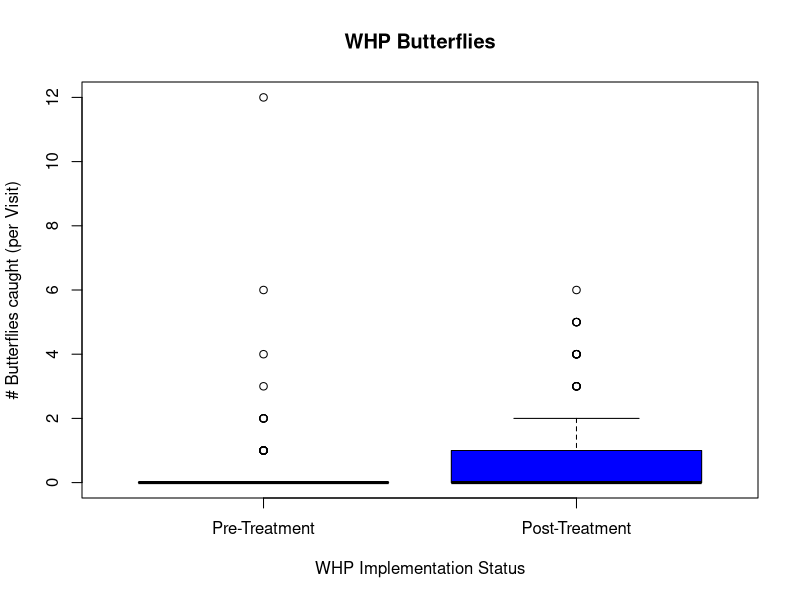
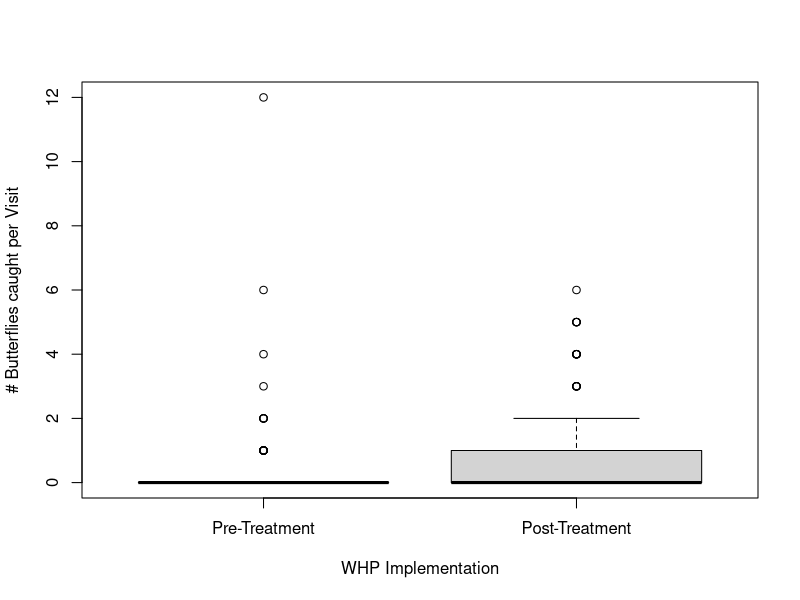
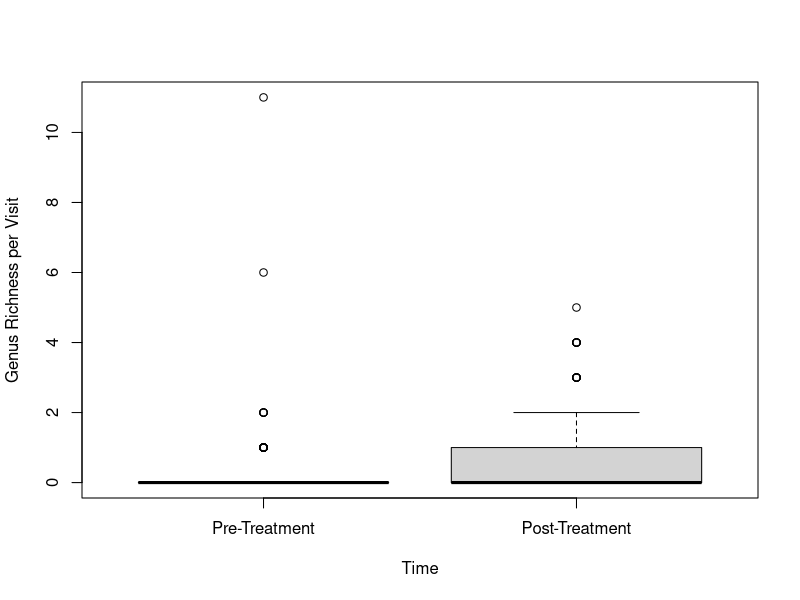

Source code (R) for these figures, in order: (Note: this script raises an error after producing the figures.)


###Zach's help with figure 1 #####

library(readxl)
data1 <- readxl::read_xlsx("./2024-25_CEAP_MASTER_1.20.2026.xlsx", sheet = "Bee_ButterflyID")
data1 <- as.data.frame(data1)
# data1 <- subset(data1, year != 2026)

data1$Count <- 1

#aggregating the important stuff
ag1 <- aggregate(Count ~ Prelim_ID + conservation_practice + treatment_status + survey, data = data1, sum)
ag1$Count[ag1$Prelim_ID == "no_butterflies"] <- 0 #changing count of no_butterflies to 0
ag1$Prelim_ID[ag1$Prelim_ID == "no_butterflies"] <- "butterfly" 
ag1 <- ag1[ag1$Prelim_ID == "butterfly",]

#assembling data for first plot from aggregate (species count)
dataforbox1 <- ag1[ag1$conservation_practice %in% c("wildlife_hab_planting"),]
dataforbox1 <- dataforbox1[dataforbox1$treatment_status != "pre/post? Maybe void",]

dataforbox1$treatment_status <- factor(dataforbox1$treatment_status, 
                                       levels = c("pre", "post"), 
                                       labels = c("Pre-Treatment", "Post-Treatment"))

##create boxplot1 (#WHP butterflies caught per visit occasion separated by pre and post treatment)
box1 <- boxplot(Count ~ treatment_status, data = dataforbox1,
        xlab = "WHP Implementation Status", main = "WHP Butterflies", ylab = "# Butterflies caught (per Visit)",
        col= c("red","blue"))

ag2 <- aggregate(Count ~ conservation_practice + treatment_status, data = ag1, mean)
ag2

###
##skylar's turn to try whomp whomp
data1$Count <- 1

#aggregating the important stuff
ag1 <- aggregate(Count ~ Prelim_ID + conservation_practice + treatment_status + survey, data = data1, sum)
ag1$Count[ag1$Prelim_ID == "no_butterflies"] <- 0 #changing count of no_butterflies to 0
ag1$Prelim_ID[ag1$Prelim_ID == "no_butterflies"] <- "butterfly" 
ag1 <- ag1[ag1$Prelim_ID == "butterfly",]

#assembling data for first plot from aggregate (species count)
dataforbox1 <- ag1[ag1$conservation_practice %in% c("wildlife_hab_planting"),]
dataforbox1 <- dataforbox1[dataforbox1$treatment_status != "pre/post? Maybe void",]

dataforbox1$treatment_status <- factor(dataforbox1$treatment_status, 
                                       levels = c("pre", "post"), 
                                       labels = c("Pre-Treatment", "Post-Treatment"))

##create boxplot1 (#WHP butterflies caught per visit occasion separated by pre and post treatment)
boxplot(Count ~ treatment_status, data = dataforbox1,
        xlab = "WHP Implementation", ylab = "# Butterflies caught per Visit")

ag2 <- aggregate(Count ~ conservation_practice + treatment_status, data = ag1, mean)
ag2
#### Figure 2 ####
data1$Count <- 1

#aggregating the important stuff
ag1 <- aggregate(Count ~ Prelim_ID + conservation_practice + treatment_status + survey + Genus, data = data1, sum)
ag1$Count[ag1$Prelim_ID == "no_butterflies"] <- 0 #changing count of no_butterflies to 0
ag1$Prelim_ID[ag1$Prelim_ID == "no_butterflies"] <- "butterfly" 
ag1 <- ag1[ag1$Prelim_ID == "butterfly",]

#assembling data for first plot from aggregate (species count)
dataforbox2 <- ag1[ag1$conservation_practice %in% c("wildlife_hab_planting"),]
dataforbox2 <- dataforbox2[dataforbox1$treatment_status != "pre/post? Maybe void",]

dataforbox2$treatment_status <- factor(dataforbox2$treatment_status, 
                                       levels = c("pre", "post"), 
                                       labels = c("Pre-Treatment", "Post-Treatment"))

##create boxplot1 (#WHP butterflies caught per visit occasion separated by pre and post treatment)
boxplot(Count ~ treatment_status, data = dataforbox2,
        xlab = "Time", ylab = "Genus Richness per Visit")

ag2 <- aggregate(Count ~ conservation_practice + treatment_status, data = ag1, mean)
ag2

unique(dataforbox2$Genus)


##### Figure 3 ####

#% of total samples by top 10 butterfly species collected in WHP post
library(readxl)
dfFig3 <- readxl::read_xlsx("./2024-25_CEAP_MASTER_1.20.2026.xlsx", sheet = "Fig3")
dfFig3 <- as.data.frame(dfFig3)

dfFig3 <- subset(dfFig3, Rank != "11")
dfFig3 <- subset(dfFig3, Rank != "12")
dfFig3 <- subset(dfFig3, Rank != "13")

#View(dfFig3)

####
Fig3 <- ggplot(data = dfFig3, aes(x = Species, y = `% of total sample`)) +
  geom_col(fill = "blue") + # Use geom_col and set a color for the bars
  labs(title = "% of collected butterflies per Species", # Add descriptive labels and titles
       x = "Species",
       y = "% of butterfly sample") +
  theme_minimal() # Apply a clean theme
Fig3

#### Figure 4 ####
#% of total samples by top 10 butterfly species collected in WHP pre
#library(readxl)
dfFig4 <- readxl::read_xlsx("./2024-25_CEAP_MASTER_1.20.2026.xlsx", sheet = "Fig4")
dfFig4 <- as.data.frame(dfFig4)

dfFig4 <- subset(dfFig4, Rank != "11")
dfFig4 <- subset(dfFig4, Rank != "12")
dfFig4 <- subset(dfFig4, Rank != "13")

#View(dfFig4)

####
Fig4 <- ggplot(data = dfFig4, aes(x = Species, y = `% of total sample`)) +
  geom_col(fill = "blue") + # Use geom_col and set a color for the bars
  labs(title = "% of WHP Butterfly Sample by Species", # Add descriptive labels and titles
       x = "Species",
       y = "% of butterfly sample") +
  theme_minimal() # Apply a clean theme
Fig4

###

